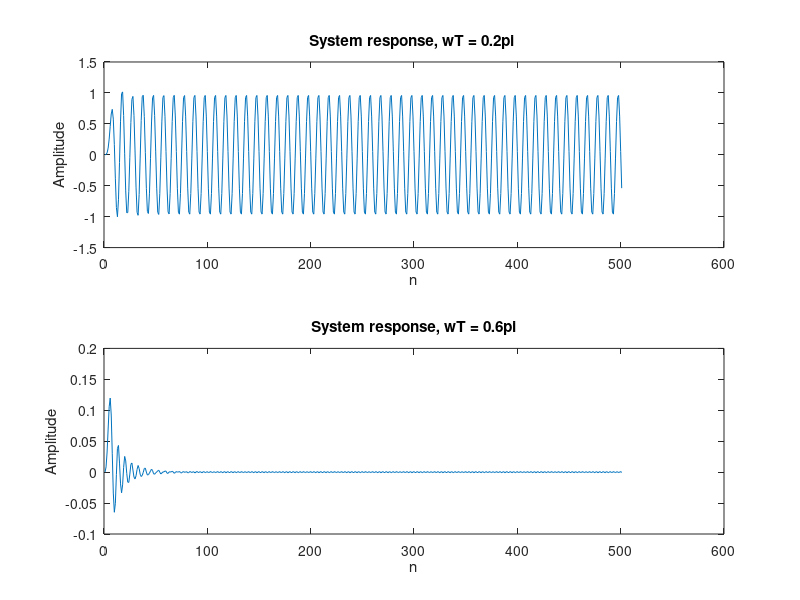

Recreate this plot in MATLAB.
wT = linspace(0,pi,2001);
w0T = 0.2*pi;
w0T1 = 0.6*pi;

a0 = 0.00891905342725;
a1 = 0.01067677307842;
a2 = 0.02206621636788;
a3 = 0.02082781458465;
a4 = 0.02206621636788;
a5 = 0.01067677307842;
a6 = 0.00891905342725;

b1 = -3.25871965943552;
b2 = 5.40811082492794;
b3 = -5.37001371103694;
b4 = 3.33923666963572;
b5 = -1.21769664332873;
b6 = 0.20444044173525;
A = [a0,a1,a2,a3,a4,a5,a6];
B = [1,b1,b2,b3,b4,b5,b6];
n = 0:500;
x1 = sin(w0T*n);
x2 = sin(w0T1*n);


y1 = filter(A,B,x1);
y2 = filter(A,B,x2);

subplot (2,1,1);
plot(y1);
title('System response, wT = 0.2pi ');
xlabel('n');
ylabel('Amplitude');

subplot(2,1,2);
plot(y2);
title('System response, wT = 0.6pi');
xlabel('n');
ylabel('Amplitude');